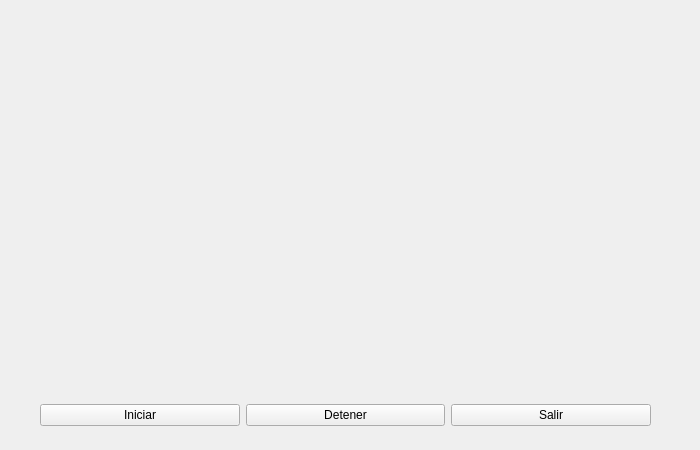
<?xml version="1.0" encoding="UTF-8"?>
<ui version="4.0">
 <class>MainWindow</class>
 <widget class="QMainWindow" name="MainWindow">
  <property name="geometry">
   <rect>
    <x>0</x>
    <y>0</y>
    <width>700</width>
    <height>450</height>
   </rect>
  </property>
  <property name="windowTitle">
   <string>MainWindow</string>
  </property>
  <widget class="QWidget" name="centralwidget">
   <widget class="QWidget" name="PeceraWidget" native="true">
    <property name="geometry">
     <rect>
      <x>10</x>
      <y>10</y>
      <width>681</width>
      <height>371</height>
     </rect>
    </property>
    <property name="autoFillBackground">
     <bool>false</bool>
    </property>
    <property name="styleSheet">
     <string notr="true">background-image: url(:/imgs/pecera2.png);</string>
    </property>
    <widget class="QLabel" name="label">
     <property name="geometry">
      <rect>
       <x>50</x>
       <y>20</y>
       <width>100</width>
       <height>37</height>
      </rect>
     </property>
     <property name="text">
      <string/>
     </property>
    </widget>
   </widget>
   <widget class="QWidget" name="horizontalLayoutWidget">
    <property name="geometry">
     <rect>
      <x>40</x>
      <y>390</y>
      <width>611</width>
      <height>51</height>
     </rect>
    </property>
    <layout class="QHBoxLayout" name="horizontalLayout">
     <item>
      <widget class="QPushButton" name="pushButton_3">
       <property name="text">
        <string>Iniciar</string>
       </property>
      </widget>
     </item>
     <item>
      <widget class="QPushButton" name="pushButton_2">
       <property name="text">
        <string>Detener</string>
       </property>
      </widget>
     </item>
     <item>
      <widget class="QPushButton" name="pushButton">
       <property name="text">
        <string>Salir</string>
       </property>
      </widget>
     </item>
    </layout>
   </widget>
  </widget>
 </widget>
 <resources/>
 <connections/>
</ui>
